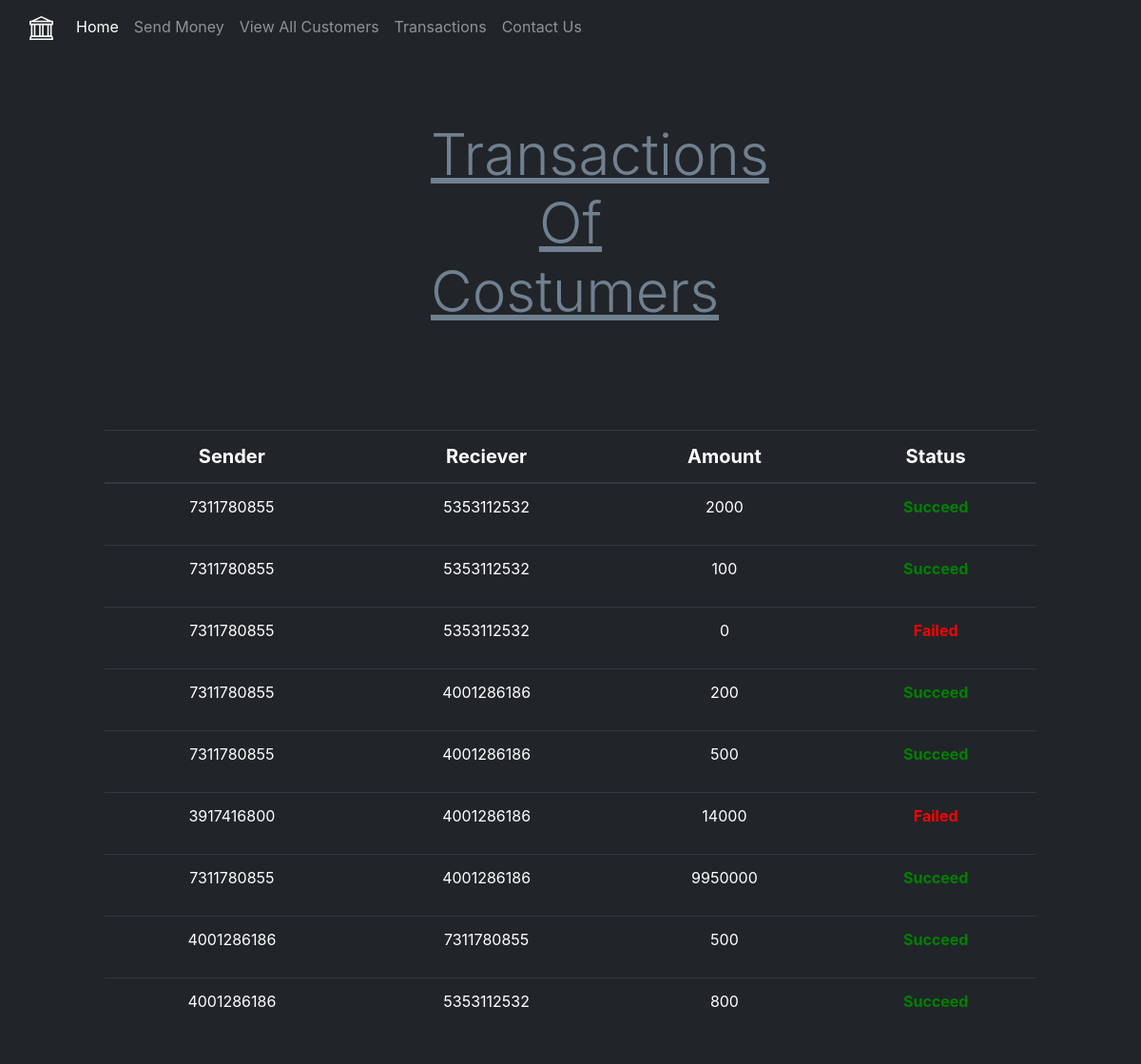
Screenshot of /transactions.php with the database file from the repository.
### tables this page shows
CREATE TABLE `transactions` (
  `sr` int(11) NOT NULL,
  `sender` varchar(10) NOT NULL,
  `receiver` varchar(10) NOT NULL,
  `amount` bigint(20) NOT NULL,
  `status` varchar(10) NOT NULL
);

### transactions.php (the view, shortened to what this page needs)
<!doctype html>
<html lang="en">
<head>
    <link href="//maxcdn.bootstrapcdn.com/bootstrap/4.1.1/css/bootstrap.min.css" rel="stylesheet" id="bootstrap-css">
    <link rel="stylesheet" href="https://use.fontawesome.com/releases/v5.1.0/css/all.css"
>
</head>
<body style="background-color:#212529;">
    <?php include 'spin.php'; ?>
<nav class="navbar navbar-expand-lg navbar-dark shadow-5-strong">
  <div class="container-fluid">
    <a class="navbar-brand" href="#"></a>
    <div class="collapse navbar-collapse" id="navbarSupportedContent">
      <ul class="navbar-nav me-auto mb-2 mb-lg-0">
        <li class="nav-item">
          <a class="nav-link active" aria-current="page" href="index.php">Home</a>
        </li>
        <li class="nav-item">
          <a class="nav-link" href="send_money.php">Send Money</a>
        </li>
        <li class="nav-item">
          <a class="nav-link" href="all_cust.php">View All Customers</a>
        </li>
        <li class="nav-item">
          <a class="nav-link" href="transactions.php">Transactions</a>
        </li>
        <li class="nav-item">
          <a class="nav-link" href="contact_us.php">Contact Us</a>
        </li>
      </ul>
    </div>
  </div>
</nav>
    <center>
        <div class="container" style="margin-top: 5%; padding:10px 80px 10px 80px; ">
        <div>
                 <h1 style=" color:rgb(112,128,144); font-size:60px; width:30%" class="lead" ><u>Transactions Of Costumers</u></h1>
            </div>
            <?php
    $conn = mysqli_connect($servername, $username, $password, $database);
    if(!$conn){
        die("Connection not established: ".mysqli_connect_error());
    }else{
        $sql = "SELECT * FROM `transactions`";
        $result = mysqli_query($conn, $sql);
?>
<br><br><br>
            <table class="table table-dark" style="margin-top: 30px;" class="lead">
                <thead>
                    <tr class="lead">
                        <th scope="col">Sender</th>
                        <th scope="col">Reciever</th>
                        <th scope="col">Amount</th>
                        <th scope="col">Status</th>
                    </tr>
                </thead>
                <?php
echo "<tbody>";
        while($row = mysqli_fetch_assoc($result)){
        if(!(empty($row['sender']) && empty($row['receiver']) && empty($row['amount'])))
            {echo    '
            <tr>
              <td>'.$row['sender'].'</td>
              <td>'.$row['receiver'].'</td>
              <td>'.$row['amount'].'</td>
              <td>'; ?> <?php if($row['status'] == "succeed"){echo '<b><p style="color:green;">Succeed</p></b>';}else{echo '<b><p style="color:red;">Failed</p></b>';} ?>
              <?php echo '</td>
              </tr>';}
    }
    }
    echo "</tbody>";
?>
        </div>
    </center>
</body>
</html>

### transactions.php (style rules this page uses)
th, td { text-align: center; }

### rows the page displays
transactions: sender "7311780855", receiver "5353112532", amount "2000", status "Succeed"
transactions: sender "7311780855", receiver "5353112532", amount "100", status "Succeed"
transactions: sender "7311780855", receiver "5353112532", amount "0", status "Failed"
transactions: sender "7311780855", receiver "4001286186", amount "200", status "Succeed"
transactions: sender "7311780855", receiver "4001286186", amount "500", status "Succeed"
transactions: sender "3917416800", receiver "4001286186", amount "14000", status "Failed"
transactions: sender "7311780855", receiver "4001286186", amount "9950000", status "Succeed"
transactions: sender "4001286186", receiver "7311780855", amount "500", status "Succeed"
transactions: sender "4001286186", receiver "5353112532", amount "800", status "Succeed"
